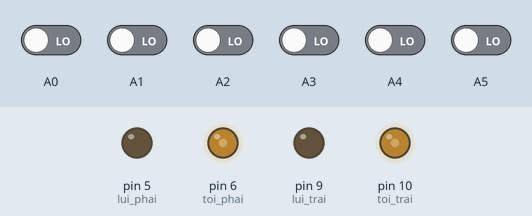
This sketch was run on a simulated Arduino Uno, built with avr-gcc and run on an emulated ATmega328P. Parts: output pins drawn as LEDs (lit = HIGH). Inputs (shaded band) come from the test bench; at power-on: A0–5 LOW.

Above: at 6.2 s.
6.3 s: A0 driven HIGH
At 6.41 s:
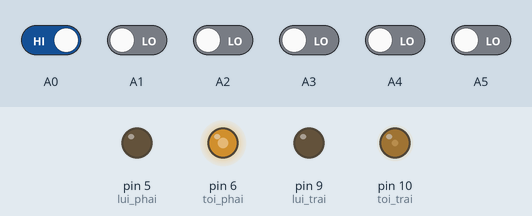
9.3 s: A5 driven HIGH
At 10.9 s:
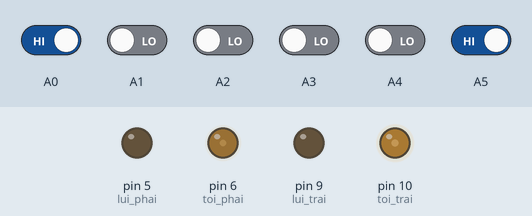
11.2 s: A4 driven HIGH
At 11.65 s:
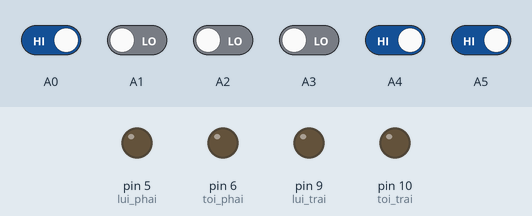
14.2 s: A4 driven LOW
Timing chart, 0 to 16.8 s (numbered marks = the images above; inputs shaded):
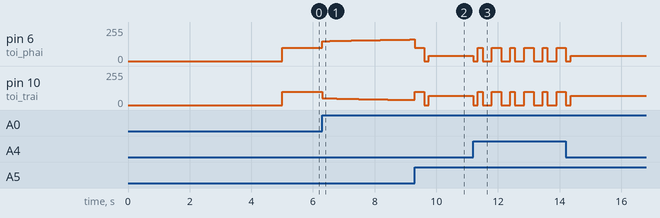

The sketch:

robotmatran_4nam.ino
```cpp
#define toi_phai     6
#define lui_phai     5

#define toi_trai    10
#define lui_trai     9

int sensor[6]={0, 0, 0, 0, 0, 0};
int error,previous_error;
float P,I,D,kp=10,ki=0.0001,kd=70;
int PID_value,PID_phai,PID_trai;
int gia_tri_dau_trai = 100;
int gia_tri_dau_phai = 100;
int dem = 0;
void setup()
{
 pinMode(toi_trai,OUTPUT); //PWM Pin 1
 pinMode(lui_trai,OUTPUT); //PWM Pin 2
 pinMode(toi_phai,OUTPUT); //Left Motor Pin 1
 pinMode(lui_phai,OUTPUT); //Left Motor Pin 2

 pinMode(A0, INPUT);
 pinMode(A1, INPUT);
 pinMode(A2, INPUT);
 pinMode(A3, INPUT);
 pinMode(A4, INPUT);
 pinMode(A5, INPUT);
 Serial.begin(9600); //Enable Serial Communications
 analogWrite(toi_trai,0);
 analogWrite(lui_trai,0);
 analogWrite(toi_phai,0);
 analogWrite(lui_phai,0);
 delay(5000);
}
void dung_xe()
{
  analogWrite(toi_trai,0);
  analogWrite(lui_trai,0);
  analogWrite(toi_phai,0);
  analogWrite(lui_phai,0);
}
void xoay_phai()
{
  int ttcb;
  analogWrite(toi_trai,70);
  analogWrite(lui_trai,0);
  analogWrite(toi_phai,40);
  analogWrite(lui_phai,0);
  do
  {
    ttcb =digitalRead(A4);  //kiểm tra cảm biến phải
  }while(ttcb == 0);
  analogWrite(toi_trai,0);
  analogWrite(lui_trai,0);
  analogWrite(toi_phai,0);
  analogWrite(lui_phai,0);
}
void xoay_trai()
{
  int ttcb;
  analogWrite(toi_trai,40);
  analogWrite(lui_trai,0);
  analogWrite(toi_phai,70);
  analogWrite(lui_phai,0);
  do
  {
    ttcb =digitalRead(A1);  //kiểm tra cảm biến phải
  }while(ttcb == 0);
  analogWrite(toi_trai,0);
  analogWrite(lui_trai,0);
  analogWrite(toi_phai,0);
  analogWrite(lui_phai,0);
}
void loop()
{
    do_line();
    PID_bam_xung();
    int ttcbt =digitalRead(A5);  //kiểm tra cảm biến phải
    if(ttcbt == 1)
    {
      dem++;
      analogWrite(toi_trai,100);
      analogWrite(lui_trai,0);
      analogWrite(toi_phai,100);
      analogWrite(lui_phai,0);
      delay(150);
      if(dem == 2)
      {
        dung_xe();
        delay(150);
        xoay_phai();
        delay(150);
      }
      if(dem == 3)
      {
        dung_xe();
        delay(150);
        xoay_phai();
        delay(150);
        dem = 0;
      }
    }
}
void do_line()
{
  //kết nối sensor: trai 0-1-2-3-4 phai

  sensor[0]=digitalRead(A0);
  sensor[1]=digitalRead(A1);
  sensor[2]=digitalRead(A2);
  sensor[3]=digitalRead(A3);
  sensor[4]=digitalRead(A4);
  sensor[5]=digitalRead(A5);

  //lệch phải
    if     ((sensor[0]==0)&&(sensor[1]==0)&&(sensor[2]==0)&&(sensor[3]==0)&&(sensor[4]==0)&&(sensor[5]==1)) error= 6;
    else if((sensor[0]==0)&&(sensor[1]==0)&&(sensor[2]==0)&&(sensor[3]==0)&&(sensor[4]==1)&&(sensor[5]==1)) error= 5;
    else if((sensor[0]==0)&&(sensor[1]==0)&&(sensor[2]==0)&&(sensor[3]==0)&&(sensor[4]==1)&&(sensor[5]==0)) error= 4;
    else if((sensor[0]==0)&&(sensor[1]==0)&&(sensor[2]==0)&&(sensor[3]==1)&&(sensor[4]==1)&&(sensor[5]==0)) error= 3;
    else if((sensor[0]==0)&&(sensor[1]==0)&&(sensor[2]==0)&&(sensor[3]==1)&&(sensor[4]==0)&&(sensor[5]==0)) error= 2;
    else if((sensor[0]==0)&&(sensor[1]==0)&&(sensor[2]==0)&&(sensor[3]==1)&&(sensor[4]==1)&&(sensor[5]==1)) error= 1;
    //ở giữa
    else if((sensor[0]==0)&&(sensor[1]==0)&&(sensor[2]==1)&&(sensor[3]==1)&&(sensor[4]==0)&&(sensor[5]==0)) error=0;
    //lệch trái
    else if((sensor[0]==0)&&(sensor[1]==0)&&(sensor[2]==1)&&(sensor[3]==0)&&(sensor[4]==0)&&(sensor[5]==0)) error= -1;
    else if((sensor[0]==0)&&(sensor[1]==1)&&(sensor[2]==1)&&(sensor[3]==0)&&(sensor[4]==0)&&(sensor[5]==0)) error= -2;
    else if((sensor[0]==0)&&(sensor[1]==1)&&(sensor[2]==0)&&(sensor[3]==0)&&(sensor[4]==0)&&(sensor[5]==0)) error= -3;
    else if((sensor[0]==1)&&(sensor[1]==1)&&(sensor[2]==0)&&(sensor[3]==0)&&(sensor[4]==0)&&(sensor[5]==0)) error= -4;
    else if((sensor[0]==1)&&(sensor[1]==0)&&(sensor[2]==0)&&(sensor[3]==0)&&(sensor[4]==0)&&(sensor[5]==0)) error= -5;
    else if((sensor[0]==1)&&(sensor[1]==1)&&(sensor[2]==1)&&(sensor[3]==0)&&(sensor[4]==0)&&(sensor[5]==0)) error= -6;
    //trường hợp khác
    else  error = 0;
}
void PID_bam_xung()
{
  P = error;
  I = I + error;
  D = error-previous_error;
  PID_value = (kp*P) + (ki*I) +(kd*D);//kp kd ki gia tri can dua ban dau <=255
  previous_error=error;

  PID_phai =  gia_tri_dau_phai - PID_value;
  PID_trai =  gia_tri_dau_trai + PID_value;
  PID_phai = constrain(gia_tri_dau_phai-PID_value,0,255);
  PID_trai = constrain(gia_tri_dau_trai+PID_value,0,255);
  analogWrite(toi_trai, PID_trai);
  analogWrite(toi_phai, PID_phai);
}
```

Measured:
- after the input at 6.3 s, pin 6 (toi_phai): moves from 100/255 to 162/255 over 2.8 s, starting at once; pin 10 (toi_trai): moves from 100/255 to 38/255 over 2.8 s, starting at once
- after the input at 11.2 s, pin 6 (toi_phai): 40/255 → 0/255 at once, then repeats every 1.1 s: 100/255 0.15 s, 0/255 0.30 s, 100/255 0.30 s, 0/255 0.30 s; pin 10 (toi_trai): 70/255 → 0/255 at once, then repeats every 1.1 s: 100/255 0.15 s, 0/255 0.30 s, 100/255 0.30 s, 0/255 0.30 s
